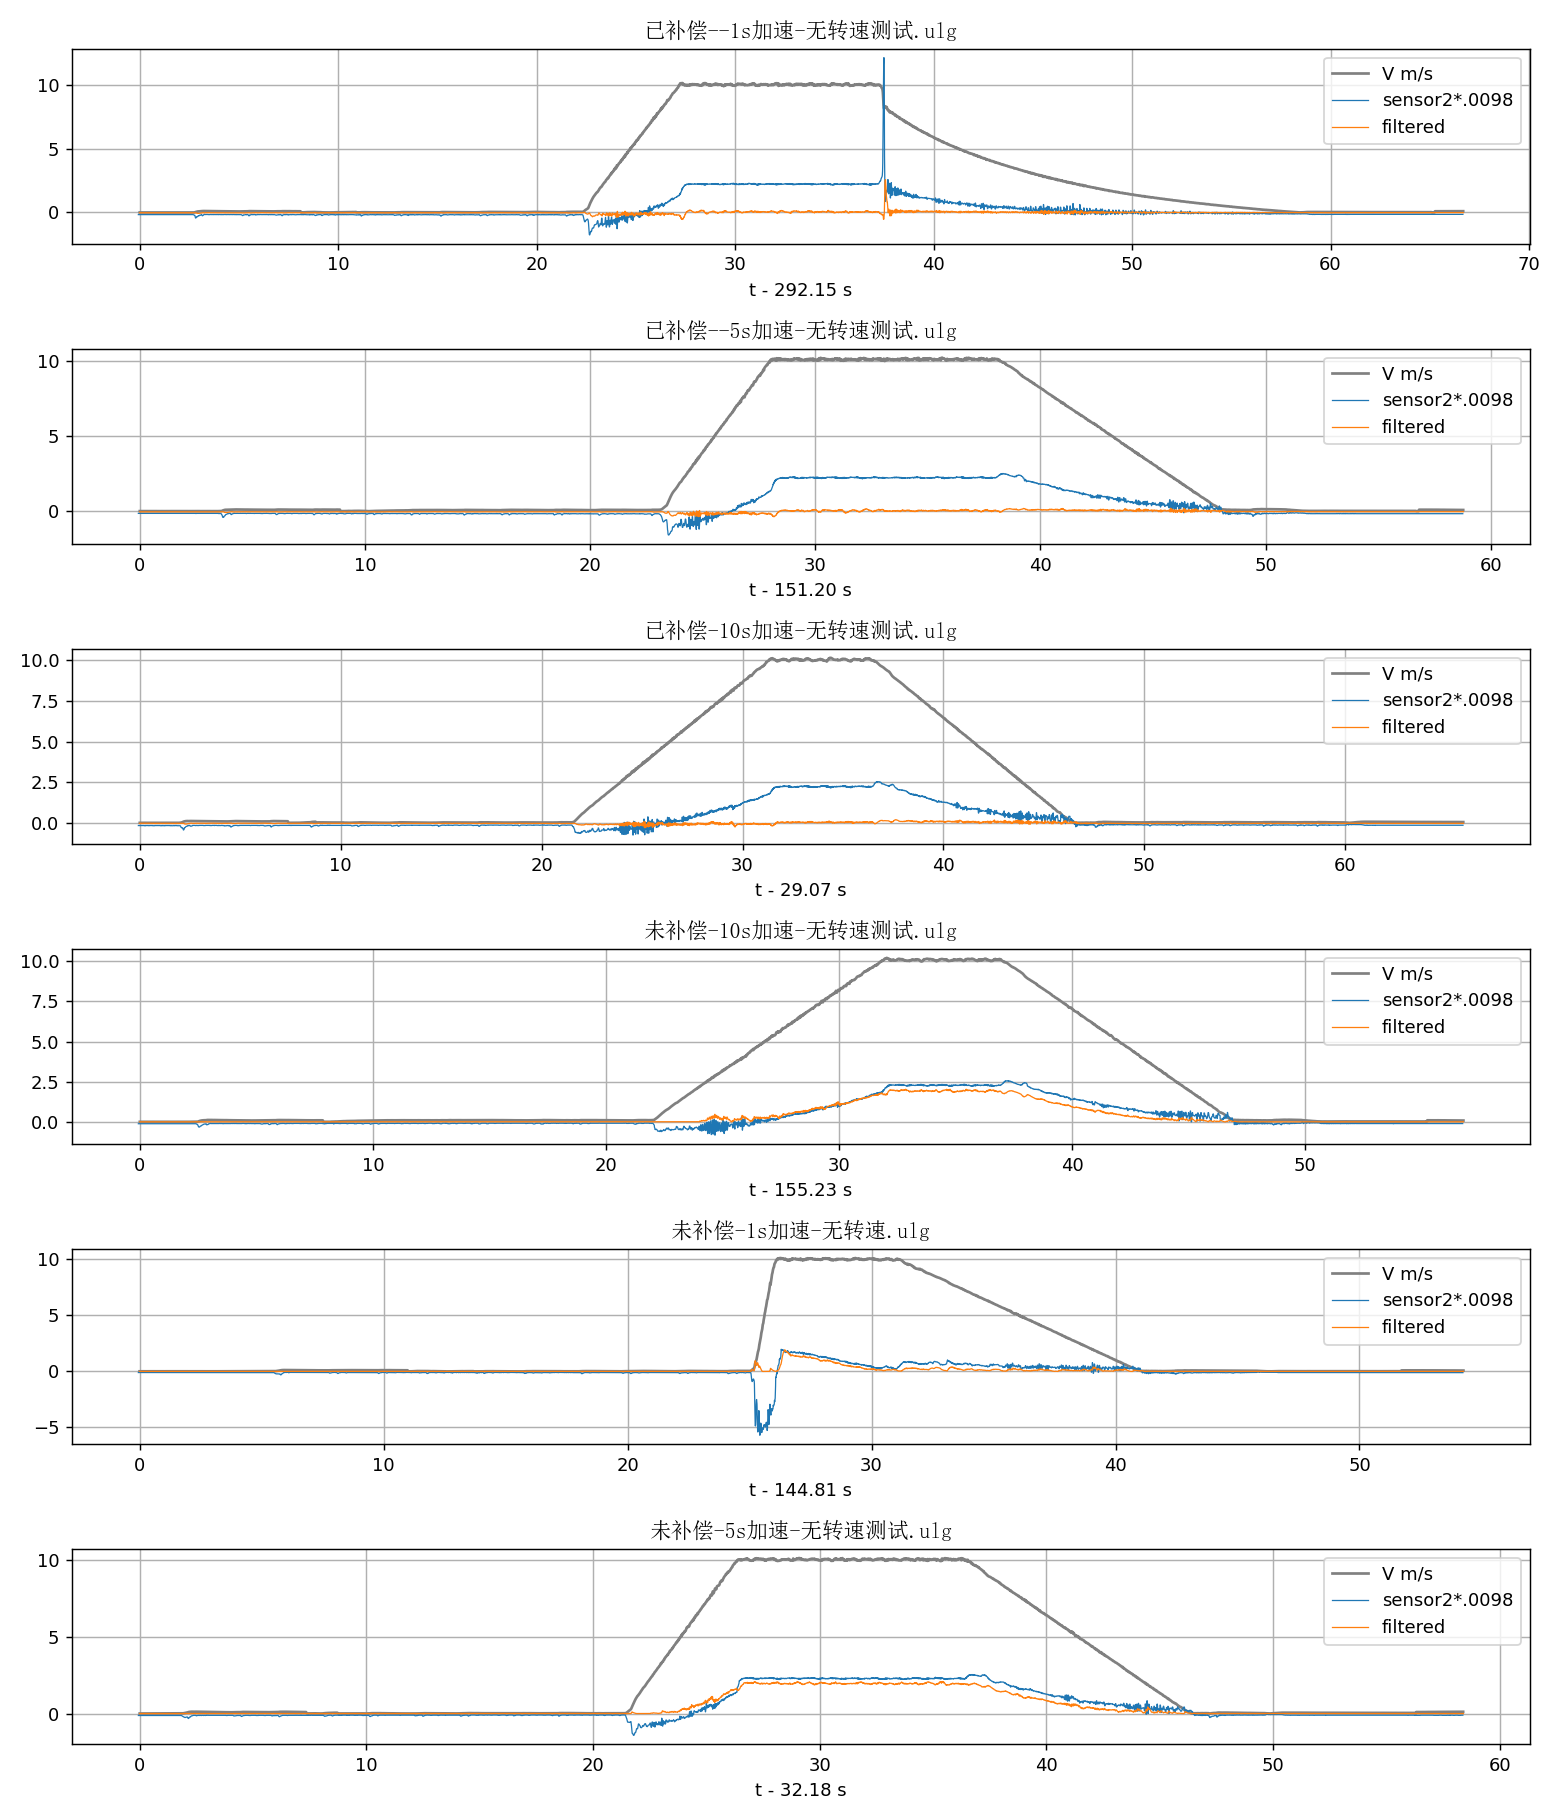

Write Python code to recreate this figure.
from pathlib import Path
import matplotlib
matplotlib.use('Agg')
import matplotlib.pyplot as plt
import numpy as np
from pyulog import ULog
fig,axs=plt.subplots(6,1,figsize=(12,14))
for ax,p in zip(axs,Path('data/传感器补偿').glob('*.ulg')):
 u=ULog(str(p)); w=next(d.data for d in u.data_list if d.name=='vehicle_angular_velocity');raw=next(d.data for d in u.data_list if d.name=='pressure_force_sensor');f=next(d.data for d in u.data_list if d.name=='thrust_data')
 t=w['timestamp']/1e6;t0=t[0]
 ax.plot(t-t0,abs(w['xyz[2]'])*1.5,label='V m/s',color='grey')
 ax.plot(raw['timestamp']/1e6-t0,raw['sensor2']*.0098,label='sensor2*.0098',lw=.7)
 ax.plot(f['timestamp']/1e6-t0,f['thrust_kalman_filter_data_1'],label='filtered',lw=.7)
 ax.set_title(p.name,fontfamily='SimSun'); ax.grid();ax.legend();ax.set_xlabel(f't - {t0:.2f} s')
fig.tight_layout();fig.savefig('tmp/sensor_full_review.png',dpi=130)
